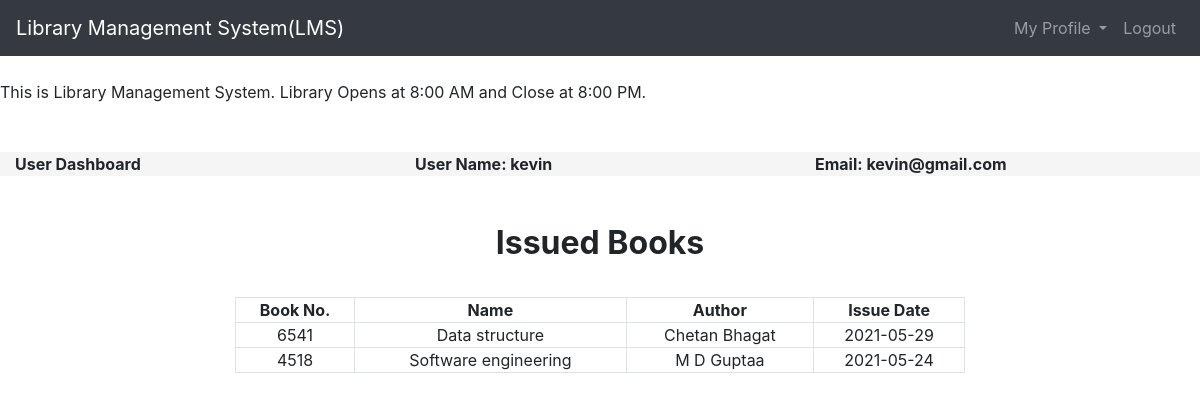
/view_issued_book.php (signed in), run on the app's committed database.
### tables this page shows
CREATE TABLE `issued_books` (
  `s_no` int(11) NOT NULL,
  `book_no` int(11) NOT NULL,
  `book_name` varchar(200) NOT NULL,
  `book_author` varchar(200) NOT NULL,
  `student_id` int(11) NOT NULL,
  `status` int(11) NOT NULL,
  `issue_date` longtext NOT NULL
);

### view_issued_book.php (the view, shortened to what this page needs)
<?php
    $connection = mysqli_connect("localhost","root","");
    $query= "select book_no,book_name,book_author,issue_date
    from issued_books where student_id=$_SESSION[id] and status=1";
?>
<!DOCTYPE html>
<html lang="en">
<head>
    <link rel="stylesheet" href="css/style.css">
    <link rel="stylesheet" href="https://maxcdn.bootstrapcdn.com/bootstrap/4.5.2/css/bootstrap.min.css">
</head>
<body>
<nav class="navbar navbar-expand-lg navbar-dark bg-dark">
  <a class="navbar-brand" href="user_dashboard.php">Library Management System(LMS)</a>
  <div class="collapse navbar-collapse" id="navbarSupportedContent">
    <ul class="nav navbar-nav ml-auto">
    <li class="nav-item dropdown">
        <a class="nav-link dropdown-toggle" href="#" id="navbarDropdown" role="button" data-toggle="dropdown"
         aria-haspopup="true" aria-expanded="false">
          My Profile
        </a>
      </li>
        <li class="nav-item">
        <a class="nav-link" href="logout.php">Logout</a>
      </li>
    </ul>
  </div>
</nav>
<br>
<span><marquee behavior="" direction="">This is Library Management System. Library Opens at 8:00 AM and Close
    at 8:00 PM.</marquee></span><br><br>
<div class="container-fluid" id="user">
    <div class="row">
        <div class="col-lg-4 col-mg-4 col-12">
        <span><strong class="text-black">User Dashboard</strong></span>
        </div>
        <div class="col-lg-4 col-mg-4 col-12">
        <span><strong class="text-black">User Name: <?php echo $_SESSION['name']; ?></strong></span>
        </div>
        <div class="col-lg-4 col-mg-4 col-12">
        <span><strong class="text-black">Email: <?php echo $_SESSION['email']; ?></strong></span>
        </div>
    </div>
</div>
<br><br>
<div class="container headings text-center" style="margin-bottom:35px;">
		<h2 class="text-center font-weight-bold">Issued Books</h2>
</div>
<div class="container">
    <div class="row">
        <div class="col-lg-8 col-md-10 col-12 offset-lg-2 offset-md-1">
            <form>
            <table class="table-bordered" width="100%" style="text-align: center; overflow:auto;">
                    <tr>
                        <th>Book No.</th>
                        <th>Name</th>
                        <th>Author</th>
                        <th>Issue Date</th>
                    </tr>
                    <?php
                         $query_run = mysqli_query($connection,$query);
                         while ($row = mysqli_fetch_assoc($query_run)){
                               $book_no = $row['book_no'];
                               $book_name = $row['book_name'];
                               $book_author = $row['book_author'];
                               $issue_date = $row['issue_date'];
                    ?>
                    <tr>
                        <td><?php echo $book_no; ?></td>
                        <td><?php echo $book_name; ?></td>
                        <td><?php echo $book_author; ?></td>
                        <td><?php echo $issue_date; ?></td>
                    </tr>
                    <?php
                     }
                    ?>
                </table>
            </form>
        </div>
    </div>
</div>
</body>
</html>

### css/style.css (style rules this page uses)
* { margin: 0; padding: 0; box-sizing: border-box; }
#user { background-color: whitesmoke; }

### data on the page
issued_books: book_no "6541", book_name "Data structure", book_author "Chetan Bhagat", issue_date "2021-05-29"
issued_books: book_no "4518", book_name "Software engineering", book_author "M D Guptaa", issue_date "2021-05-24"

### other printed values
$_SESSION['name'] "kevin"
$_SESSION['email'] "kevin@gmail.com"
